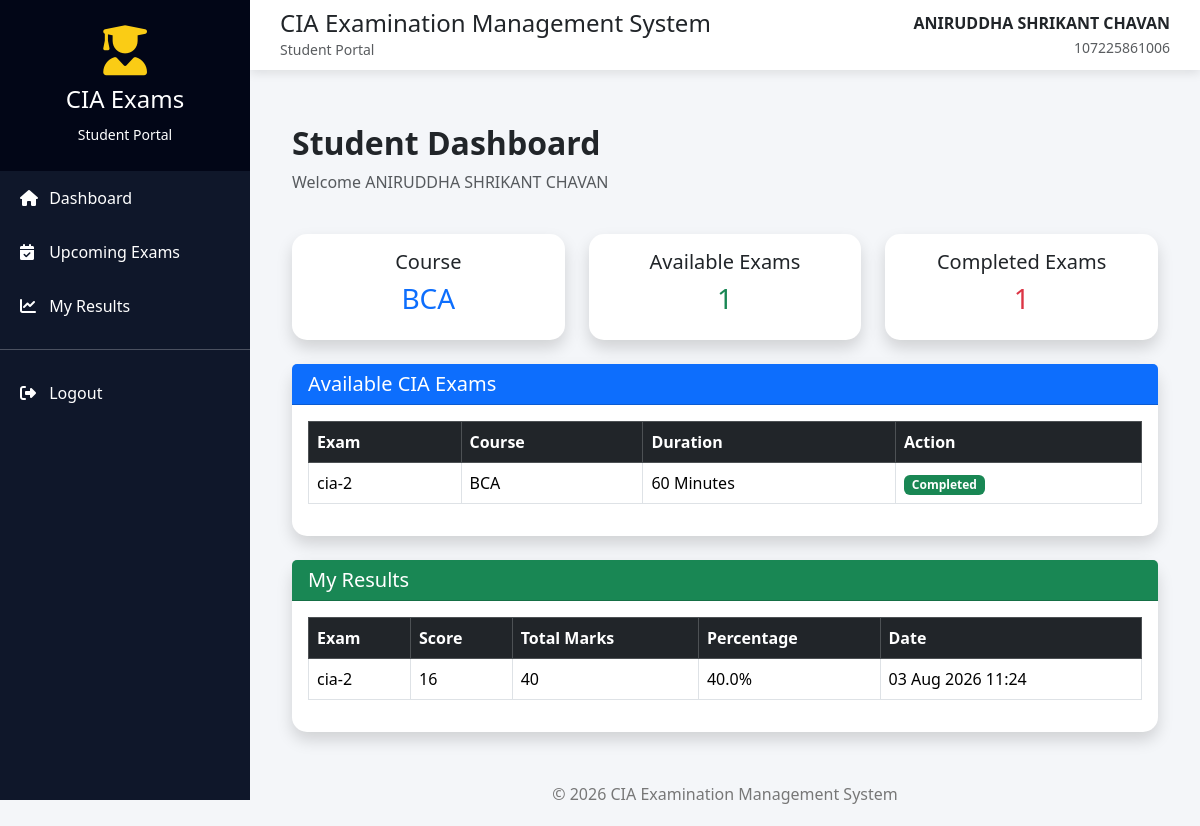
/student-dashboard/ (signed in), run on an earlier commit of the app's database.
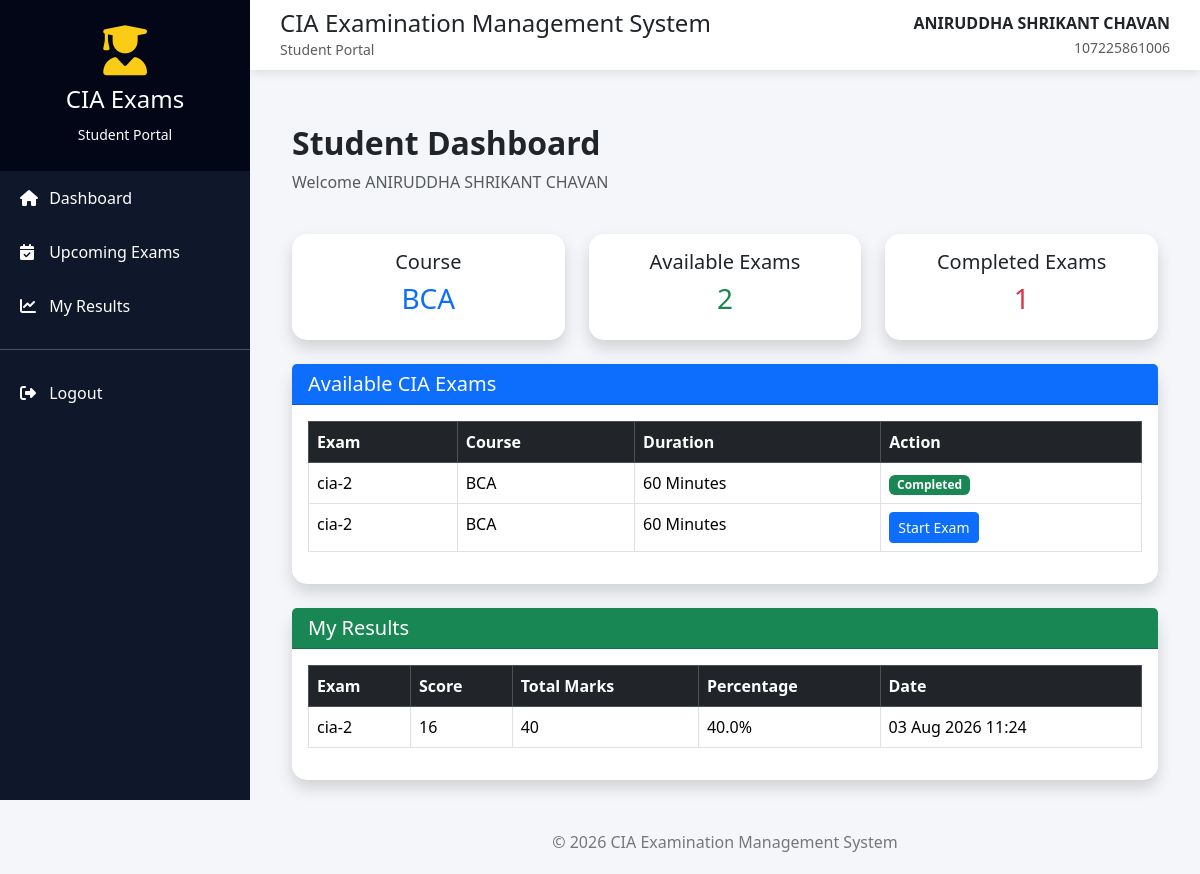
And on a later commit of the database.
### quiz/models.py (models this page shows, shortened)
class Exam(models.Model):
    exam_name = models.CharField(max_length=100)
    course = models.ForeignKey(
        Course,
        on_delete=models.CASCADE
    )
    semester = models.IntegerField(default=1)
    subject = models.ForeignKey(
        Subject,
        on_delete=models.CASCADE
    )
    duration = models.IntegerField(default=60)
    created_by = models.ForeignKey(
        User,
        on_delete=models.CASCADE,
        null=True
    )
    number_of_questions = models.IntegerField()
    start_time = models.DateTimeField()
    end_time = models.DateTimeField()
    is_published = models.BooleanField(default=False)
    created_at = models.DateTimeField(auto_now_add=True)

class Course(models.Model):
    name = models.CharField(
        max_length=100
    )

class Result(models.Model):
    student = models.ForeignKey(
        User,
        on_delete=models.CASCADE
    )
    exam = models.ForeignKey(
        Exam,
        on_delete=models.CASCADE,
        null=True,
        blank=True
    )
    score = models.IntegerField()
    total_marks = models.IntegerField(
        default=0
    )
    percentage = models.FloatField(
        default=0
    )
    completed_at = models.DateTimeField(
        auto_now_add=True
    )

### quiz/views.py (the view, shortened to what this page needs)
@login_required
def student_dashboard(request):
    student = get_object_or_404(
        StudentProfile,
        user=request.user
    )
    exams = Exam.objects.filter(
        course=student.course,
        is_published=True
    )
    results = Result.objects.filter(
        student=request.user
    )
    attempted_exam_ids = results.values_list(
        "exam_id",
        flat=True
    )
    context = {
        "student": student,
        "exams": exams,
        "results": results,
        "attempted_exam_ids": list(attempted_exam_ids),
    }
    return render(
        request,
        "student/dashboard.html",
        context
    )

### quiz/templates/student/dashboard.html (shortened to what the changed rows need)
{% extends "student/base.html" %}
{% block content %}
<div class="container-fluid mt-4">
    <div class="row mb-4">
        <div class="col-md-12">
            <h2 class="fw-bold">
                Student Dashboard
            </h2>
        </div>
    </div>
    <div class="row mb-4">
        <div class="col-md-4">
            <div class="card shadow border-0">
                <div class="card-body text-center">
                    <h5>Available Exams</h5>
                    <h3 class="text-success">
                        {{ exams|length }}
                    </h3>
                </div>
            </div>
        </div>
    </div>
    <div class="card shadow">
        <div class="card-body">
            <div class="table-responsive">
                <table class="table table-bordered table-hover">
                    <thead class="table-dark">
                        <tr>
                            <th>Exam</th>
                            <th>Course</th>
                            <th>Duration</th>
                            <th>Action</th>
                        </tr>
                    </thead>
                    <tbody>
                    {% for exam in exams %}
                        <tr>
                            <td>
                                {{ exam.exam_name }}
                            </td>
                            <td>
                                {{ exam.course.name }}
                            </td>
                            <td>
                                {{ exam.duration }} Minutes
                            </td>
                            <td>
                                {% if exam.id in attempted_exam_ids %}
                                    <span class="badge bg-success">
                                        Completed
                                    </span>
                                {% else %}
                                    <a href="{% url 'take_exam' exam.id %}"
                                       class="btn btn-primary btn-sm">
                                        Start Exam
                                    </a>
                                {% endif %}
                            </td>
                        </tr>
                    {% empty %}
                        <tr>
                            <td colspan="4" class="text-center">
                                No Published Exams Available
                            </td>
                        </tr>
                    {% endfor %}
                    </tbody>
                </table>
            </div>
        </div>
    </div>
    <br>
    <div class="card shadow">
        <div class="card-body">
            <div class="table-responsive">
                <table class="table table-bordered">
                    <thead class="table-dark">
                        <tr>
                            <th>Exam</th>
                            <th>Score</th>
                            <th>Total Marks</th>
                            <th>Percentage</th>
                            <th>Date</th>
                        </tr>
                    </thead>
                    <tbody>
                    {% for result in results %}
                        <tr>
                            <td>
                                {{ result.exam.exam_name }}
                            </td>
                            <td>
                                {{ result.score }}
                            </td>
                            <td>
                                {{ result.total_marks }}
                            </td>
                            <td>
                                {{ result.percentage }}%
                            </td>
                            <td>
                                {{ result.completed_at|date:"d M Y H:i" }}
                            </td>
                        </tr>
                    {% empty %}
                        <tr>
                            <td colspan="5" class="text-center">
                                No Results Found
                            </td>
                        </tr>
                    {% endfor %}
                    </tbody>
                </table>
            </div>
        </div>
    </div>
</div>
{% endblock %}

What changed in the data, as far as the page shows it:
added Exam: exam_name "cia-2", course.name "BCA", duration "60", shows "Start Exam"
Also different on the page:
{{ exams|length }}: "1" → "2"
